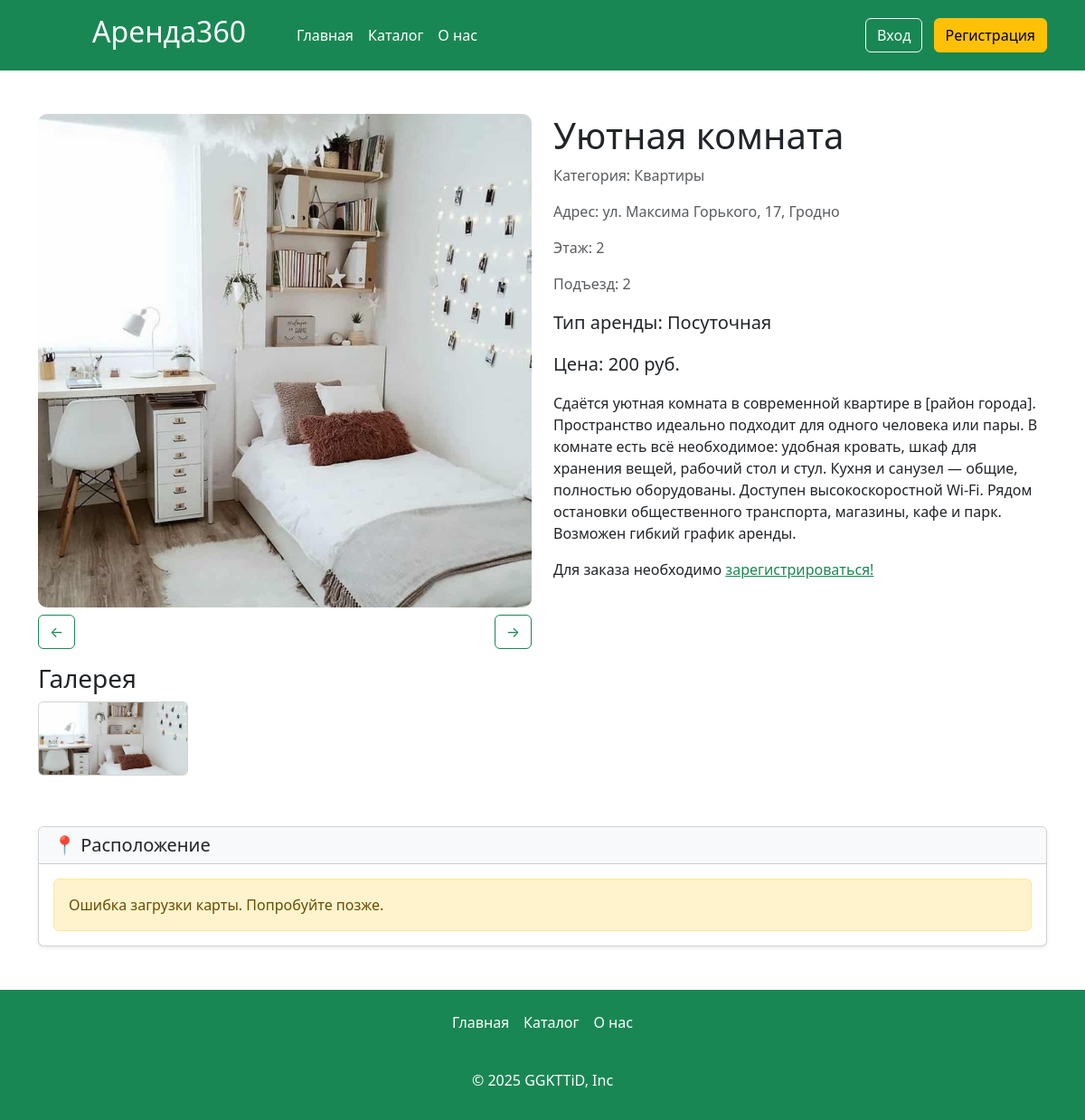
The page /card/2 on the database its author committed.
### app.py (models this page shows, shortened)
class Articles(db.Model):
    id = db.Column(db.Integer,primary_key=True)
    title = db.Column(db.String(100))
    text = db.Column(db.Text)
    image_name = db.Column(db.String(100))
    category = db.Column(db.String(100))
    price = db.Column(db.Integer)
    floor = db.Column(db.Integer)
    entrance = db.Column(db.Integer)
    type_app = db.Column(db.String(100))
    address= db.Column(db.String(100))
    count_rooms = db.Column(db.Integer)
    hide = db.Column(db.Boolean, default=True)
    id_user = db.Column(db.Integer, db.ForeignKey('users.id'))
    orders = db.relationship('Orders', backref='article', lazy=True)
    images = db.relationship('Image', backref='article', lazy=True, cascade="all, delete-orphan")

### app.py (the view, shortened to what this page needs)
@app.route('/card/<int:id>', methods=['GET', 'POST'])
def card(id):
    article = Articles.query.get(id)
    total_user = None
    if 'name' in session:
        total_user = Users.query.filter_by(email=session['name']).first()
    if not article or (article.hide and (not total_user or total_user.root != 1)):
        abort(404)
    check = Orders.query.filter_by(id_article=article.id).all()
    images = Image.query.filter_by(article_id=id).all()
    return render_template("card.html",article=article,check=check,images=images)

### app.py (called while the page is built)
@app.context_processor
def inject_unread_messages():
    if 'name' in session:
        current_user = Users.query.filter_by(email=session['name']).first()
        unread_count = Messages.query.filter_by(recipient_id=current_user.id, is_read=False).count()
        return dict(unread_messages=unread_count)
    return dict(unread_messages=0)

@app.context_processor
def inject_user():
    def get_user_name():
        if 'name' in session:
            return Users.query.filter_by(email=session['name']).first()
    return dict(active_user=get_user_name())

@app.context_processor
def inject_unread_count():
    if 'name' in session:
        user = Users.query.filter_by(email=session['name']).first()
        if user:
            unread_count = Notification.query.filter_by(user_id=user.id, is_read=False).count()
            return dict(unread_notifications=unread_count)
    return dict(unread_notifications=0)

### templates/card.html (shortened to what this page needs)
{% extends 'base.html' %}
{% block main %}
    <main>
        <div class="container my-5">
            <div class="row">
                <div class="col-md-6">
                    <div class="gallery-main">
                        <img id="mainImage" src="../../static/img/upload/{{article.image_name}}" width="100%" alt="Основное изображение товара">
                        <div class="image-navigation my-2 d-flex justify-content-between">
                            <button class="btn btn-outline-success prev-btn" onclick="prevImage()">←</button>
                            <button class="btn btn-outline-success next-btn" onclick="nextImage()">→</button>
                        </div>
                        <div class="row gallery-thumbnails my-3">
                          <h3>Галерея</h3>
                          <div class="col-md-4 mb-3">
                                <div class="card">
                                    <img src="../../static/img/upload/{{article.image_name}}" onclick="changeImage(this.src)" class="card-img-top" alt="Дополнительное изображение">
                                </div>
                            </div>
                        </div>
                    </div>
                </div>
                <div class="col-md-6">
                    <h1>{{article.title}}</h1>
                    <p class="text-muted">Категория: {{article.category}}</p>
                    <p class="text-muted">Адрес: {{article.address}}</p>
                    {%if article.floor%}
                    <p class="text-muted">Этаж: {{article.floor}}</p>
                    {%endif%}
                    {%if article.entrance%}
                    <p class="text-muted">Подъезд: {{article.entrance}}</p>
                    {%endif%}
                    <p class="lead">Тип аренды: <strong>{{article.type_app}}</strong></p>
                    <p class="lead">Цена: <strong>{{article.price}} руб.</strong></p>
                    {% autoescape false %} {{article.text}} {% endautoescape %}
                   {%if not active_user  %}
                   <p>Для заказа необходимо <a href="/reg" class="text-success">зарегистрироваться!</a> </p>
 {%endif%}
            </div>
        </div>
         <div class="card shadow-sm my-4">
            <div class="card-header bg-light">
                <h5 class="card-title mb-0">📍 Расположение</h5>
            </div>
            <div class="card-body p-0">
                <div id="map-error" class="alert alert-warning m-3 d-none">
                </div>
            </div>
        </div>
    </main>
    {% endblock %}

### static/css/style.css (style rules this page uses)
html { height: 100%; }
body { display: flex; flex-direction: column; height: 100%; background-color: #ffff; border-radius: 30px; }
main { flex: 1 0 auto; }
.gallery-main img { width: 100%; height: auto; border-radius: 10px; }
.gallery-thumbnails img { width: 100%; height: 80px; object-fit: cover; border-radius: 5px; cursor: pointer; transition: opacity 0.3s; }
.card { transition: box-shadow 0.3s; }

### rows shown on the page
Articles: image_name (picture), title "Уютная комната", category "Квартиры", address "ул. Максима Горького, 17, Гродно", floor "2", entrance "2", type_app "Посуточная", price "200", text "Сдаётся уютная комната в современной квартире в [район города]. Пространство идеально подходит для одного человека или пары. В комнате есть всё необходимое: удобная кровать, шкаф для хранения вещей, рабочий стол и стул. Кухня и санузел — общие, полностью оборудованы. Доступен высокоскоростной Wi-Fi. Рядом остановки общественного транспорта, магазины, кафе и парк. Возможен гибкий график аренды."
